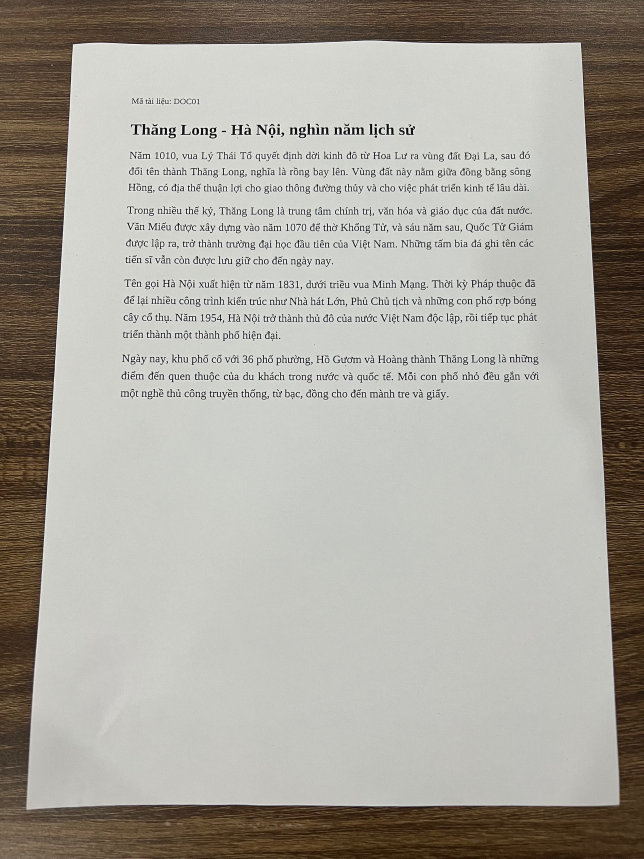
#> input picture data/raw/doc01_binh_thuong.jpg, 1932 x 2576 px (shown at 1/3 size)
$ python -i detector.py   (imports and definitions only)
#> lines starting #> are read from the running program, lines starting #| are printed output that depends on the picture; after the words box and inside, x2 and y2 are one past the last pixel; in counts of white or black regions, pixels touching at a corner belong together
"""Module phát hiện biên và 4 góc tài liệu."""

from __future__ import annotations

from typing import Any
import cv2
import numpy as np


DEFAULT_DETECT_CONFIG: dict[str, Any] = {
    "proc_height": 800,           # Chiều cao chuẩn hóa tạm thời khi dò biên để tăng tốc
    "gaussian_ksize": (5, 5),     # Kích thước nhân lọc Gaussian
    "gaussian_sigma": 1.2,        # Độ lệch chuẩn sigma của Gaussian
    "canny_low": 50,              # Ngưỡng dưới Canny
    "canny_high": 150,            # Ngưỡng trên Canny
    "morph_ksize": (5, 5),        # Nhân phép đóng (Morphological Closing) nối biên đứt
    "top_k_contours": 5,          # Số contour lớn nhất đưa vào xét duyệt
    "approx_eps_ratio": 0.02,     # Hệ số epsilon xấp xỉ đa giác (tỉ lệ theo chu vi)
    "min_area_ratio": 0.15,       # Diện tích tối thiểu của tờ giấy so với khung hình
    "min_angle_deg": 45.0,        # Góc trong nhỏ nhất cho phép (độ)
    "max_angle_deg": 135.0,       # Góc trong lớn nhất cho phép (độ)
}


def order_corners(pts: np.ndarray) -> np.ndarray:
    """Sắp xếp 4 điểm góc theo thứ tự chuẩn: [top-left, top-right, bottom-right, bottom-left].

    Quy ước chuẩn cho toàn nhóm (TV1, TV3, TV4 đều dùng chung thứ tự này):
    - Index 0: Top-Left (TL)     - tổng (x + y) nhỏ nhất
    - Index 1: Top-Right (TR)    - hiệu (y - x) nhỏ nhất
    - Index 2: Bottom-Right (BR) - tổng (x + y) lớn nhất
    - Index 3: Bottom-Left (BL)  - hiệu (y - x) lớn nhất

    Args:
        pts: Mảng NumPy kích thước (4, 2) chứa tọa độ (x, y) của 4 đỉnh.

    Returns:
        Mảng NumPy float32 kích thước (4, 2) theo thứ tự [TL, TR, BR, BL].
    """
    pts = np.asarray(pts, dtype=np.float32).reshape(4, 2)
    rect = np.zeros((4, 2), dtype=np.float32)

    s = pts.sum(axis=1)
    rect[0] = pts[np.argmin(s)]
    rect[2] = pts[np.argmax(s)]

    diff = np.diff(pts, axis=1)
    rect[1] = pts[np.argmin(diff)]
    rect[3] = pts[np.argmax(diff)]

    return rect


def preprocess_for_edges(image: np.ndarray, cfg: dict[str, Any]) -> np.ndarray:
    """Bước 1: Chuyển ảnh sang đa mức xám và làm mịn bằng lọc Gaussian.

    Ảnh BGR được chuyển sang grayscale; ảnh xám được giữ nguyên trước khi lọc.
    """
    if image.ndim == 3:
        gray = cv2.cvtColor(image, cv2.COLOR_BGR2GRAY)
    else:
        gray = image.copy()
    ksize = cfg.get("gaussian_ksize", (5, 5))
    sigma = cfg.get("gaussian_sigma", 1.2)
    return cv2.GaussianBlur(gray, ksize, sigma)


def detect_edges(blurred: np.ndarray, cfg: dict[str, Any]) -> np.ndarray:
    """Bước 2: Phát hiện biên Canny kết hợp phép đóng hình thái học.

    Thuật toán:
    1. Dò biên bằng Canny với ngưỡng thấp/cao từ config.
    2. Áp dụng phép đóng hình thái học (Morphological Closing) để nối các đoạn biên
       bị đứt gãy, giúp contour tài liệu liên tục hơn.

    Args:
        blurred: Ảnh xám đã làm mịn Gaussian, dtype uint8.
        cfg: Từ điển tham số (canny_low, canny_high, morph_ksize).

    Returns:
        Ảnh biên nhị phân (uint8), cùng kích thước với `blurred`.
    """
    # --- Bước 2a: Phát hiện biên Canny ---
    edges = cv2.Canny(
        blurred,
        cfg.get("canny_low", 50),
        cfg.get("canny_high", 150),
    )

    # --- Bước 2b: Phép đóng hình thái học để nối đoạn biên đứt ---
    morph_ksize = cfg.get("morph_ksize", (5, 5))
    kernel = cv2.getStructuringElement(cv2.MORPH_RECT, morph_ksize)
    closed = cv2.morphologyEx(edges, cv2.MORPH_CLOSE, kernel)

    return closed


def find_document_contour(
    edges: np.ndarray,
    cfg: dict[str, Any],
) -> tuple[np.ndarray | None, list[np.ndarray]]:
    """Bước 3: Tìm các contour lớn nhất và xấp xỉ đa giác bằng `approxPolyDP`.

    Thuật toán:
    1. Tìm tất cả contour từ ảnh biên.
    2. Sắp xếp contour theo diện tích giảm dần, lấy top-k ứng viên.
    3. Xấp xỉ các contour thành tứ giác và kiểm tra tính hợp lệ hình học.
    4. Trả về ứng viên hợp lệ đầu tiên; nếu không có ứng viên hợp lệ, trả về
       tứ giác đầu tiên để cung cấp lý do fallback cụ thể.

    Args:
        edges: Ảnh biên nhị phân (uint8) từ `detect_edges`.
        cfg: Từ điển tham số (top_k_contours, approx_eps_ratio).

    Returns:
        Tuple gồm:
        - `candidate_quad`: ndarray shape (4, 2) nếu tìm được tứ giác, hoặc None.
        - `top_contours`: Danh sách top-k contour lớn nhất (dùng cho fallback).
    """
    # --- Bước 3a: Tìm tất cả contour ---
    contours, _ = cv2.findContours(
        edges, cv2.RETR_LIST, cv2.CHAIN_APPROX_SIMPLE
    )
    if not contours:
        return None, []

    # --- Bước 3b: Sắp xếp theo diện tích, lấy top-k ---
    top_k = cfg.get("top_k_contours", 5)
    sorted_contours = sorted(contours, key=cv2.contourArea, reverse=True)
    top_contours = sorted_contours[:top_k]

    # --- Bước 3c: Ưu tiên tứ giác hợp lệ thay vì dừng ở tứ giác đầu tiên ---
    eps_ratio = cfg.get("approx_eps_ratio", 0.02)
    first_quad = None
    for contour in top_contours:
        peri = cv2.arcLength(contour, True)
        if peri < 1.0:
            continue
        approx = cv2.approxPolyDP(contour, eps_ratio * peri, True)
        if len(approx) == 4:
            candidate_quad = approx.reshape(4, 2).astype(np.float32)
            if first_quad is None:
                first_quad = candidate_quad
            is_valid, _ = validate_quadrilateral(
                candidate_quad, edges.shape[:2], cfg
            )
            if is_valid:
                return candidate_quad, top_contours

    return first_quad, top_contours


def validate_quadrilateral(
    corners: np.ndarray | None,
    image_shape: tuple[int, int],
    cfg: dict[str, Any],
) -> tuple[bool, str | None]:
    """Bước 4: Kiểm tra tứ giác ứng viên có hợp lệ về mặt hình học hay không.

    Kiểm tra 4 tiêu chí lần lượt:
    1. `corners` không phải None và có đúng 4 đỉnh hình dạng (4, 2).
    2. Đa giác lồi (`cv2.isContourConvex`).
    3. Diện tích tứ giác >= `cfg["min_area_ratio"] * H * W`.
    4. Mỗi góc trong tại 4 đỉnh nằm trong khoảng [min_angle_deg, max_angle_deg].

    Args:
        corners: Mảng ndarray (4, 2) các đỉnh ứng viên, hoặc None.
        image_shape: Tuple (H, W) kích thước ảnh gốc.
        cfg: Từ điển tham số (min_area_ratio, min_angle_deg, max_angle_deg).

    Returns:
        Tuple `(is_valid, fallback_reason)`:
        - `is_valid`: True nếu đạt cả 4 tiêu chí.
        - `fallback_reason`: Chuỗi mô tả lý do lỗi, hoặc None nếu hợp lệ.
    """
    # --- Tiêu chí 1: Kiểm tra corners không None và đúng 4 đỉnh ---
    if corners is None:
        return False, "no_contour_found"
    pts = np.asarray(corners, dtype=np.float32).reshape(-1, 2)
    if pts.shape[0] != 4:
        return False, "not_4_vertices"

    # --- Tiêu chí 2: Kiểm tra tính lồi ---
    pts_int = pts.reshape(-1, 1, 2).astype(np.int32)
    if not cv2.isContourConvex(pts_int):
        return False, "not_convex"

    # --- Tiêu chí 3: Kiểm tra diện tích ---
    h, w = image_shape[:2]
    min_area_ratio = cfg.get("min_area_ratio", 0.15)
    area = float(cv2.contourArea(pts_int))
    if area < min_area_ratio * h * w:
        return False, "area_too_small"

    # --- Tiêu chí 4: Kiểm tra góc trong tại mỗi đỉnh ---
    min_ang = cfg.get("min_angle_deg", 45.0)
    max_ang = cfg.get("max_angle_deg", 135.0)
    n = 4
    for i in range(n):
        # Vector từ đỉnh i đến đỉnh trước và sau
        prev_pt = pts[(i - 1) % n]
        curr_pt = pts[i]
        next_pt = pts[(i + 1) % n]
        v1 = prev_pt - curr_pt
        v2 = next_pt - curr_pt
        norm1 = np.linalg.norm(v1)
        norm2 = np.linalg.norm(v2)
        if norm1 < 1e-6 or norm2 < 1e-6:
            return False, "degenerate_vertex"
        cos_angle = float(np.dot(v1, v2) / (norm1 * norm2))
        # Kẹp [-1, 1] tránh lỗi float
        cos_angle = max(-1.0, min(1.0, cos_angle))
        angle_deg = float(np.degrees(np.arccos(cos_angle)))
        if not (min_ang <= angle_deg <= max_ang):
            return False, f"bad_angle_{i}_deg_{angle_deg:.1f}"

    return True, None


# [45 lines left out: function get_fallback_corners, not called in this run]


def detect_corners(
    image: np.ndarray,
    config: dict[str, Any] | None = None,
) -> dict[str, Any]:
    """Phát hiện 4 góc trang tài liệu trong ảnh chụp.

    CHÚ Ý: Không thay đổi tên hàm và các khóa trả về trong dict để đảm bảo tương thích
    với `core/pipeline.py`, `experiments/evaluate.py` (TV3) và `web/app.py` (TV4).
    Ảnh cao hơn `proc_height` được thu nhỏ khi dò biên; tọa độ trả về luôn theo ảnh gốc.

    Args:
        image: Ảnh đầu vào BGR `(H, W, 3)` hoặc ảnh xám `(H, W)`, dtype `uint8`.
        config: Từ điển tham số ghi đè lên `DEFAULT_DETECT_CONFIG`.

    Returns:
        Từ điển kết quả gồm:
            - `"corners"`: `np.ndarray` shape `(4, 2)`, dtype `float32`, thứ tự `[TL, TR, BR, BL]`.
            - `"is_valid"`: `bool` (`True` nếu phát hiện tự động thành công, `False` nếu cần fallback).
            - `"confidence"`: `float` trong khoảng `[0.0, 1.0]`.
            - `"fallback_reason"`: `str | None` lý do cần chuyển sang kéo góc thủ công.
            - `"debug_info"`: `dict` chứa dữ liệu trung gian phục vụ vẽ hình báo cáo.
    """
    if image is None or image.size == 0:
        raise ValueError("Ảnh đầu vào không hợp lệ (None hoặc rỗng).")

    cfg = {**DEFAULT_DETECT_CONFIG, **(config or {})}
    h, w = image.shape[:2]

    proc_height = cfg.get("proc_height")
    if proc_height is not None and int(proc_height) < 1:
        raise ValueError("config['proc_height'] phải lớn hơn 0 hoặc là None.")

    processing_image = image
    if proc_height is not None and h > int(proc_height):
        proc_width = max(1, int(round(w * int(proc_height) / h)))
        processing_image = cv2.resize(
            image,
            (proc_width, int(proc_height)),
            interpolation=cv2.INTER_AREA,
        )

    # Luồng khung gọi các hàm con của TV1 trên ảnh đã thu nhỏ nếu cần.
    proc_h, proc_w = processing_image.shape[:2]
    blurred = preprocess_for_edges(processing_image, cfg)
    edges = detect_edges(blurred, cfg)
    candidate_quad, top_contours = find_document_contour(edges, cfg)
    is_valid, reason = validate_quadrilateral(candidate_quad, (proc_h, proc_w), cfg)

    if is_valid and candidate_quad is not None:
        corners = order_corners(candidate_quad)
        confidence = 1.0
    else:
        corners = get_fallback_corners(
            top_contours,
            (proc_h, proc_w),
            min_area_ratio=cfg.get("min_area_ratio", 0.15),
        )
        confidence = 0.0

    corners[:, 0] *= w / proc_w
    corners[:, 1] *= h / proc_h

    return {
        "corners": corners,
        "is_valid": is_valid,
        "confidence": confidence,
        "fallback_reason": reason,
        "debug_info": {
            "image_shape": (h, w),
            "processing_shape": (proc_h, proc_w),
            "config_used": cfg,
            "num_top_contours": len(top_contours),
            "status": "tv1_complete",
        },
    }

>>> import cv2
>>> picture = cv2.imread('../data/raw/doc01_binh_thuong.jpg')
#> picture is the input picture: shape (2576, 1932, 3); mean B, G, R 158.3, 166.6, 170.2
>>> result = detect_corners(picture)
#> in detect_corners, `processing_image = cv2.resize( image, (proc_width, int(proc_height)), ..`:
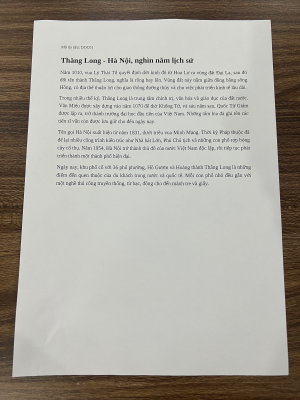
#> processing_image: shape (800, 600, 3) (shown at 1/2 size); mean B, G, R 158.3, 166.6, 170.2
#> in preprocess_for_edges, `gray = cv2.cvtColor(image, cv2.COLOR_BGR2GRAY)`:
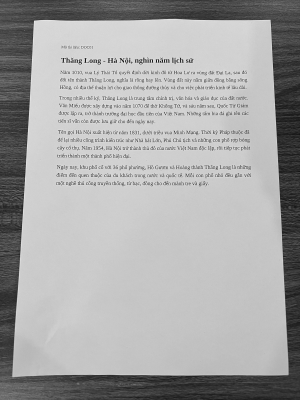
#> gray: shape (800, 600) (shown at 1/2 size); min 5, max 246, mean 166.8
#> in detect_edges, `edges = cv2.Canny( blurred, cfg.get("canny_low", 50), cfg.get("canny_h..`:
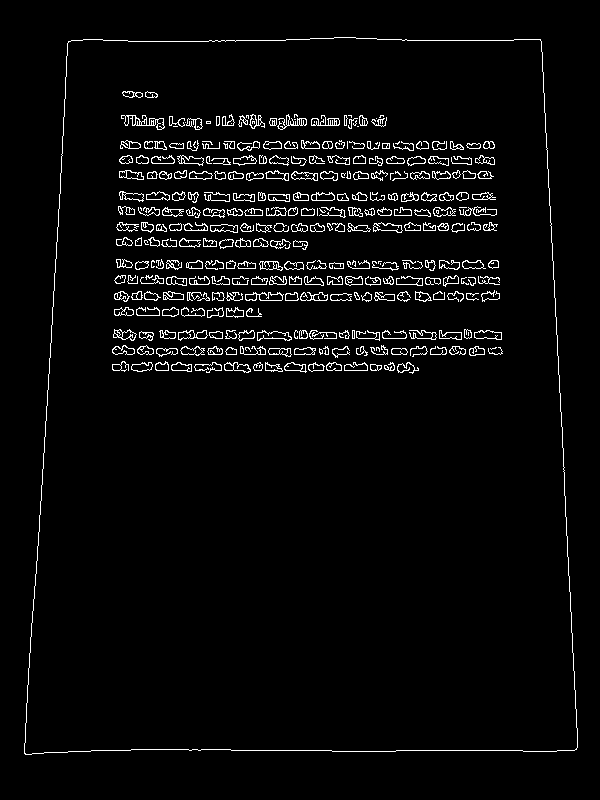
#> edges: shape (800, 600); 3.6% white in thin lines or dots, all inside (x1, y1, x2, y2) = (24, 37, 578, 755)
#> in detect_edges, `closed = cv2.morphologyEx(edges, cv2.MORPH_CLOSE, kernel)`:
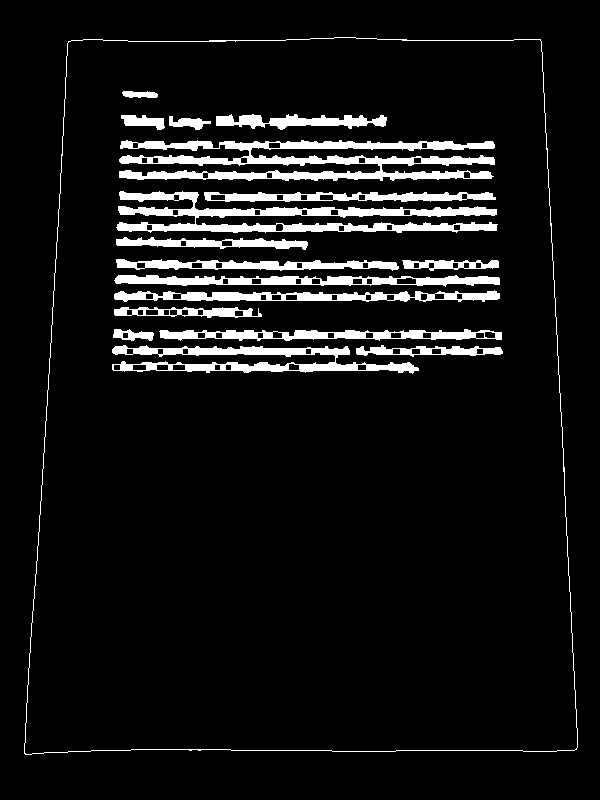
#> closed: shape (800, 600); 7.8% white; 18 white regions
#> in find_document_contour, `contours, _ = cv2.findContours( edges, cv2.RETR_LIST, cv2.CHAIN_APPROX..`: contours = 112 contours; largest, box (x1, y1, x2, y2) and area: (24, 37, 578, 755) 364422, (24, 37, 578, 755) 364378, (119, 140, 495, 181) 6662, (116, 191, 498, 233) 5336, (112, 345, 419, 374) 3518
#> in find_document_contour, `sorted_contours = sorted(contours, key=cv2.contourArea, reverse=True)`: sorted_contours has the same summary as contours
#> in find_document_contour, `top_contours = sorted_contours[:top_k]`: top_contours = 5 contours; box (x1, y1, x2, y2) and area: (24, 37, 578, 755) 364422, (24, 37, 578, 755) 364378, (119, 140, 495, 181) 6662, (116, 191, 498, 233) 5336, (112, 345, 419, 374) 3518
#> the loop in find_document_contour, `for contour in top_contours:` made 1 pass
#> (peri, pts_int in validate_quadrilateral, h in validate_quadrilateral, w in validate_quadrilateral, min_area_ratio in validate_quadrilateral, area in validate_quadrilateral, min_ang in validate_quadrilateral, max_ang in validate_quadrilateral) on pass 1: (2491.6, [[540, 39], [68, 41], [25, 754], [576, 749]], 800, 600, 0.15, 363920, 45, 135)
#> in detect_corners, `candidate_quad, top_contours = find_document_contour(edges, cfg)`: candidate_quad = [[540, 39], [68, 41], [25, 754], [576, 749]]
#> the loop in validate_quadrilateral (call 2), `for i in range(n):` made 4 passes
#> (prev_pt, curr_pt, next_pt, v1, v2, norm1, norm2, cos_angle) on passes 1 to 4: ([576, 749], [540, 39], [68, 41], [36, 710], [-472, 2], 710.9, 472, -0.0464), ([540, 39], [68, 41], [25, 754], [472, -2], [-43, 713], 472, 714.3, -0.0644), ([68, 41], [25, 754], [576, 749], [43, -713], [551, -5], 714.3, 551, 0.0693), ([25, 754], [576, 749], [540, 39], [-551, 5], [-36, -710], 551, 710.9, 0.0416)
#> in detect_corners, `is_valid, reason = validate_quadrilateral(candidate_quad, (proc_h, pro..`: is_valid = True
#> in order_corners, `pts = np.asarray(pts, dtype=np.float32).reshape(4, 2)`: pts = [[540, 39], [68, 41], [25, 754], [576, 749]]
#> in order_corners, `s = pts.sum(axis=1)`: s = [579, 109, 779, 1325]
#> in order_corners, `diff = np.diff(pts, axis=1)`: diff = [-501, -27, 729, 173]
#> in detect_corners, `corners = order_corners(candidate_quad)`: corners = [[68, 41], [540, 39], [576, 749], [25, 754]]
#> result = 5 items

$ run again, on data/raw/doc02_binh_thuong.jpg
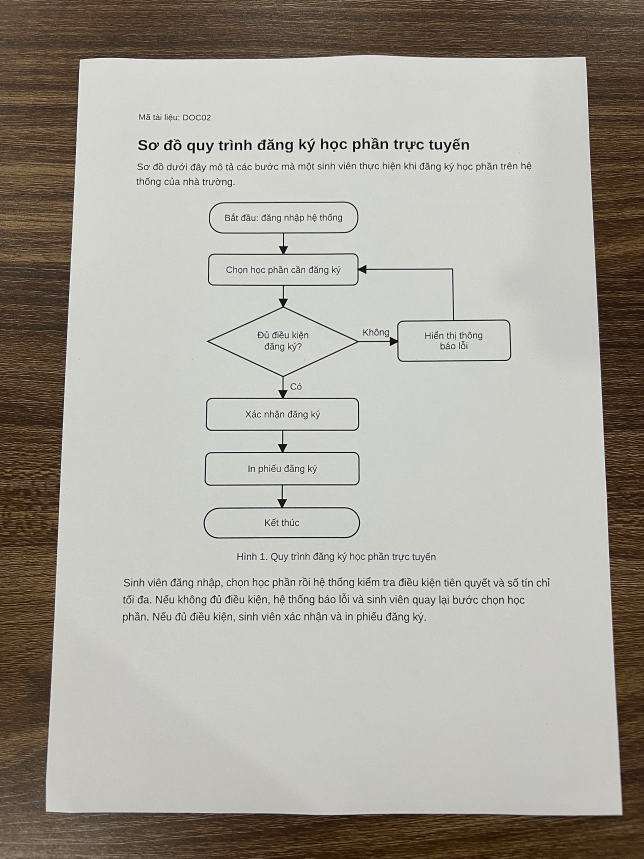
#> input picture data/raw/doc02_binh_thuong.jpg, 1932 x 2576 px (shown at 1/3 size)
#> picture is the input picture: shape (2576, 1932, 3); mean B, G, R 157, 165.5, 169.7
#> in detect_edges, `edges = cv2.Canny( blurred, cfg.get("canny_low", 50), cfg.get("canny_h..`:
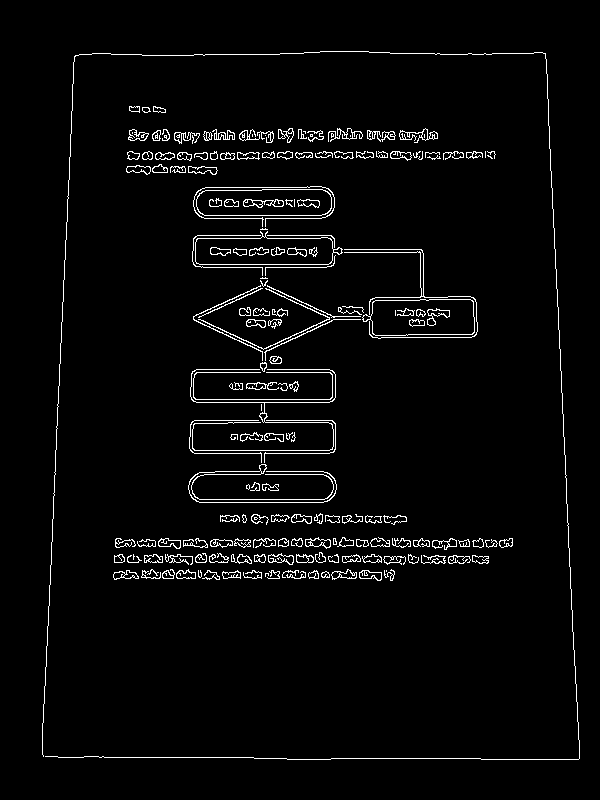
#> edges: shape (800, 600); 3.3% white in thin lines or dots, all inside (x1, y1, x2, y2) = (42, 51, 580, 760)
#> in detect_edges, `closed = cv2.morphologyEx(edges, cv2.MORPH_CLOSE, kernel)`:
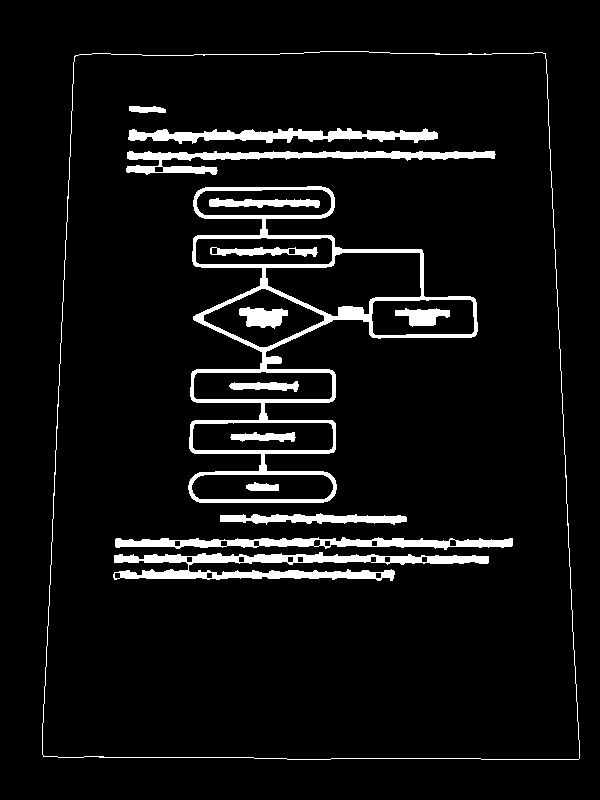
#> closed: shape (800, 600); 6.5% white; 15 white regions
#> contours = 44 contours; largest, box (x1, y1, x2, y2) and area: (42, 51, 580, 760) 355334, (42, 51, 580, 760) 355292, (188, 186, 478, 503) 39806, (265, 252, 422, 317) 6592, (113, 552, 489, 581) 4266
#> sorted_contours has the same summary as contours
#> in find_document_contour, `top_contours = sorted_contours[:top_k]`: top_contours = 5 contours; box (x1, y1, x2, y2) and area: (42, 51, 580, 760) 355334, (42, 51, 580, 760) 355292, (188, 186, 478, 503) 39806, (265, 252, 422, 317) 6592, (113, 552, 489, 581) 4266
#> the loop in find_document_contour, `for contour in top_contours:` made 1 pass
#> (peri, pts_int in validate_quadrilateral, h in validate_quadrilateral, w in validate_quadrilateral, min_area_ratio in validate_quadrilateral, area in validate_quadrilateral, min_ang in validate_quadrilateral, max_ang in validate_quadrilateral) on pass 1: (2450.9, [[545, 53], [74, 56], [43, 756], [579, 758]], 800, 600, 0.15, 353709.5, 45, 135)
#> in detect_corners, `candidate_quad, top_contours = find_document_contour(edges, cfg)`: candidate_quad = [[545, 53], [74, 56], [43, 756], [579, 758]]
#> the loop in validate_quadrilateral (call 2), `for i in range(n):` made 4 passes
#> (prev_pt, curr_pt, next_pt, v1, v2, norm1, norm2, cos_angle) on passes 1 to 4: ([579, 758], [545, 53], [74, 56], [34, 705], [-471, 3], 705.8, 471, -0.0418), ([545, 53], [74, 56], [43, 756], [471, -3], [-31, 700], 471, 700.7, -0.0506), ([74, 56], [43, 756], [579, 758], [31, -700], [536, 2], 700.7, 536, 0.0405), ([43, 756], [579, 758], [545, 53], [-536, -2], [-34, -705], 536, 705.8, 0.0519)
#> in detect_corners, `is_valid, reason = validate_quadrilateral(candidate_quad, (proc_h, pro..`: is_valid = True
#> in order_corners, `pts = np.asarray(pts, dtype=np.float32).reshape(4, 2)`: pts = [[545, 53], [74, 56], [43, 756], [579, 758]]
#> s = [598, 130, 799, 1337]
#> diff = [-492, -18, 713, 179]
#> corners = [[74, 56], [545, 53], [579, 758], [43, 756]]
#> result = 5 items
